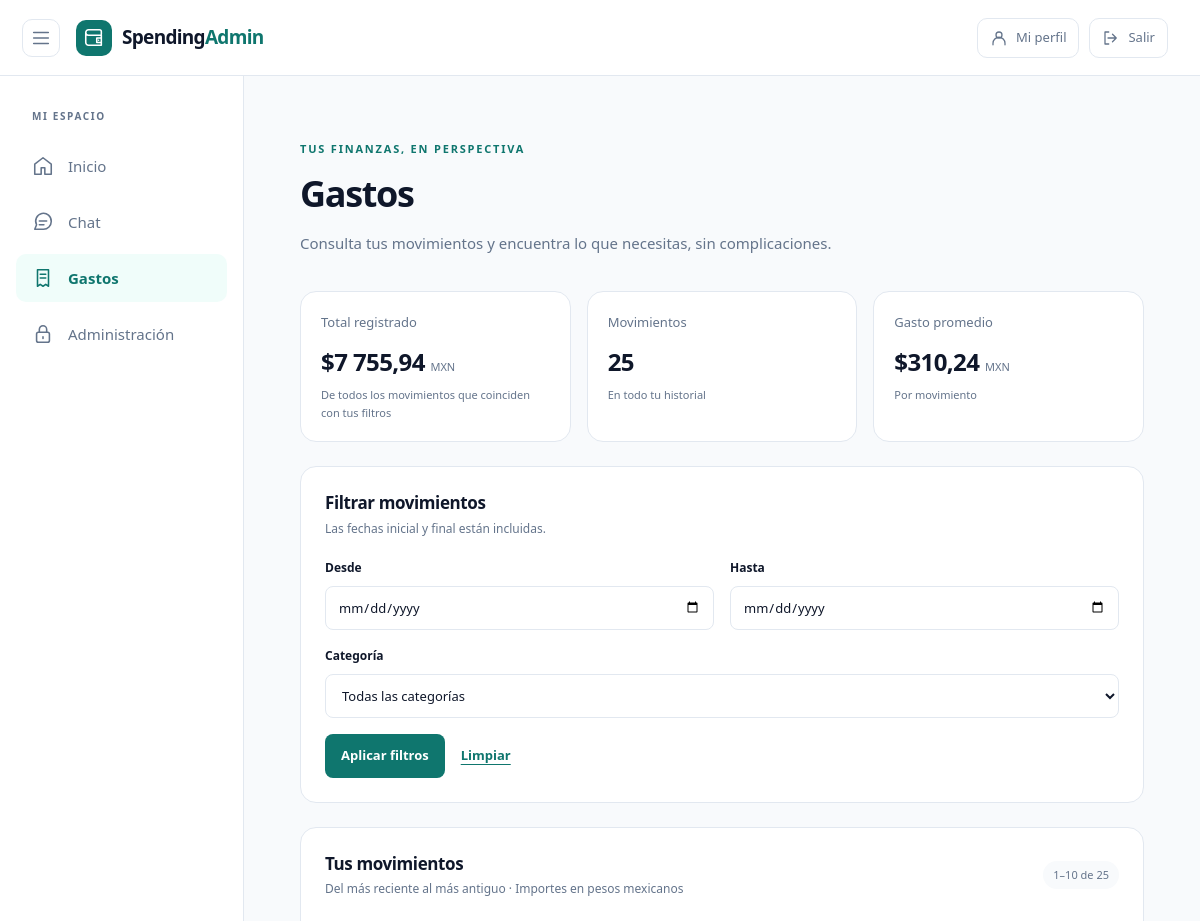
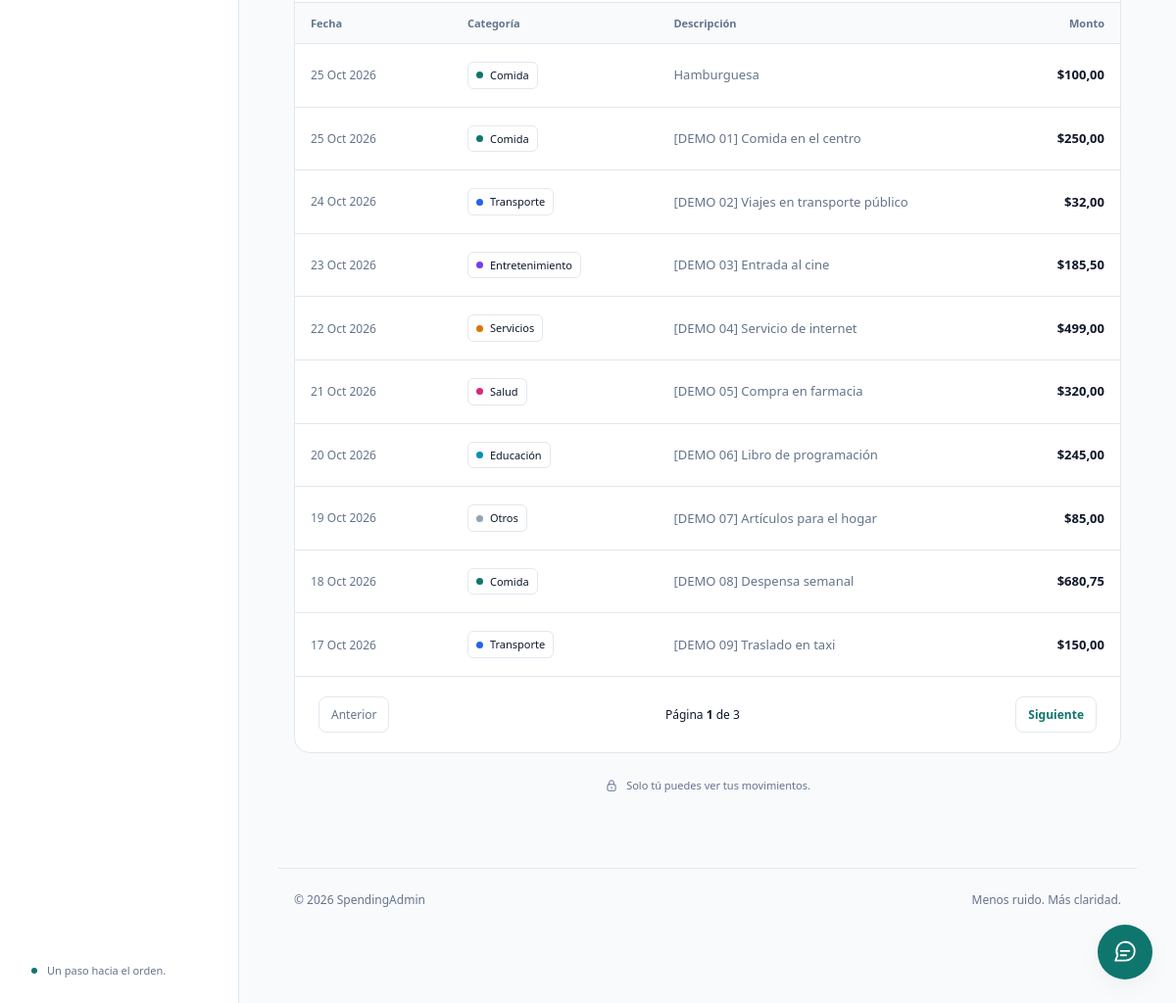
Screenshot of /gastos/ (signed in) with the database file from the repository (2 pictures, top to bottom).
### spending/models.py (models this page shows, shortened)
class Gasto(models.Model):
    get_categoria_display: Callable[[], str]
    usuario = models.ForeignKey(
        settings.AUTH_USER_MODEL, on_delete=models.CASCADE, related_name="gastos"
    )
    monto = models.DecimalField(
        max_digits=10,
        decimal_places=2,
        validators=[MinValueValidator(Decimal("0.01"))],
    )
    categoria = models.CharField(max_length=20, choices=CATEGORIA_CHOICES)
    descripcion = models.CharField("descripción", max_length=200, blank=True)
    fecha = models.DateField(default=timezone.localdate)
    creado_en = models.DateTimeField(auto_now_add=True)
    class Meta:
        ordering = ["-fecha", "-creado_en", "-pk"]
        indexes = [
            models.Index(fields=["usuario", "-fecha"], name="gasto_usuario_fecha_idx"),
        ]
        constraints = [
            models.CheckConstraint(
                condition=models.Q(monto__gt=0), name="gasto_monto_positivo"
            ),
        ]
    @property
    def categoria_color(self):
        return CATEGORIAS[self.categoria]["color"]

### spending/views.py (the view)
# urls.py: path("gastos/", GastoListView.as_view(), name="gastos"),
class GastoListView(LoginRequiredMixin, ListView):
    object_list: QuerySet[Gasto]
    template_name = "spending/gasto_list.html"
    context_object_name = "gastos"
    paginate_by = 10
    extra_context = {"title": "Gastos"}
    def get_queryset(self):
        self.filtros = GastoFiltroForm(self.request.GET)
        gastos = listar_gastos(self.request.user.pk)
        if not self.filtros.is_valid():
            return gastos.none()
        return listar_gastos(self.request.user.pk, **self.filtros.cleaned_data)
    def get_paginate_by(self, queryset):
        if not self.filtros.is_valid():
            return None
        return super().get_paginate_by(queryset)
    def get_context_data(self, **kwargs):
        context = super().get_context_data(**kwargs)
        context["filtros"] = self.filtros
        context["filtros_validos"] = self.filtros.is_valid()
        if self.filtros.is_valid():
            context["resumen"] = resumir_gastos(self.object_list)
            context["filtros_activos"] = any(self.filtros.cleaned_data.values())
        return context
    def get(self, request, *args, **kwargs):
        response = super().get(request, *args, **kwargs)
        if not self.filtros.is_valid():
            response.status_code = 400
        return response

### spending/templates/spending/gasto_list.html (shortened to what this page needs)
{% extends "core/base.html" %}
{% load static %}
{% block extra_head %}
<link rel="stylesheet" href="{% static 'spending/css/spending.css' %}">
{% endblock %}
{% block content %}
<section class="page-heading">
    <p class="eyebrow">TUS FINANZAS, EN PERSPECTIVA</p>
    <h1>Gastos</h1>
    <p>Consulta tus movimientos y encuentra lo que necesitas, sin complicaciones.</p>
</section>
<section class="expense-summary" aria-label="Resumen de los movimientos filtrados">
    <article class="expense-stat">
        <p>Total registrado</p>
        <h2>{% if filtros_validos %}${{ resumen.total|floatformat:"2g" }} <span>MXN</span>{% else %}—{% endif %}</h2>
        <small>De todos los movimientos que coinciden con tus filtros</small>
    </article>
    <article class="expense-stat">
        <p>Movimientos</p>
        <h2>{% if filtros_validos %}{{ resumen.cantidad }}{% else %}—{% endif %}</h2>
        <small>{% if filtros_activos %}En la selección actual{% else %}En todo tu historial{% endif %}</small>
    </article>
    <article class="expense-stat">
        <p>Gasto promedio</p>
        <h2>{% if filtros_validos %}${{ resumen.promedio|floatformat:"2g" }} <span>MXN</span>{% else %}—{% endif %}</h2>
        <small>Por movimiento</small>
    </article>
</section>
<section class="expense-panel" aria-labelledby="filter-title">
    <div class="expense-panel-heading">
        <h2 id="filter-title">Filtrar movimientos</h2>
        <p>Las fechas inicial y final están incluidas.</p>
    </div>
    <form class="expense-filters" method="get" action="{% url 'gastos' %}">
        {% for field in filtros %}
        <div class="expense-filter-field">
            <label for="{{ field.id_for_label }}">{{ field.label }}</label>
            {{ field }}
        </div>
        {% endfor %}
        <div class="expense-filter-actions">
            <button class="expense-button" type="submit">Aplicar filtros</button>
            <a class="expense-reset" href="{% url 'gastos' %}">Limpiar</a>
        </div>
    </form>
</section>
<section class="expense-panel" aria-labelledby="history-title">
    <div class="expense-panel-heading expense-history-heading">
        <div>
            <h2 id="history-title">Tus movimientos</h2>
            <p>Del más reciente al más antiguo · Importes en pesos mexicanos</p>
        </div>
        {% if filtros_validos and resumen.cantidad %}
        <span class="expense-count">{{ page_obj.start_index }}–{{ page_obj.end_index }} de {{ resumen.cantidad }}</span>
        {% endif %}
    </div>
    {% if not filtros_validos %}
    <div class="expense-empty" role="alert">
        <span class="feature-icon"><svg class="icon" aria-hidden="true"><use href="#icon-expenses"/></svg></span>
        <h3>Revisa los filtros</h3>
        <p>Corrige los campos indicados para consultar tus movimientos.</p>
    </div>
    {% elif gastos %}
    <table class="expense-table">
        <thead>
            <tr>
                <th scope="col">Fecha</th>
                <th scope="col">Categoría</th>
                <th scope="col">Descripción</th>
                <th scope="col" class="expense-amount">Monto</th>
            </tr>
        </thead>
        <tbody>
            {% for gasto in gastos %}
            <tr>
                <td class="expense-date"><time datetime="{{ gasto.fecha|date:'Y-m-d' }}">{{ gasto.fecha|date:"d M Y" }}</time></td>
                <td class="expense-category">
                    <span class="category-badge">
                        <span class="category-dot" style="--category-color: {{ gasto.categoria_color }};" aria-hidden="true"></span>
                        {{ gasto.get_categoria_display }}
                    </span>
                </td>
                <td class="expense-description">{{ gasto.descripcion|default:"Sin descripción" }}</td>
                <td class="expense-amount">${{ gasto.monto|floatformat:"2g" }}</td>
            </tr>
            {% endfor %}
        </tbody>
    </table>
    {% if is_paginated %}
    <nav class="expense-pagination" aria-label="Paginación de gastos">
        {% if page_obj.has_previous %}
        <a href="{% querystring page=page_obj.previous_page_number %}" rel="prev">Anterior</a>
        {% else %}
        <span aria-disabled="true">Anterior</span>
        {% endif %}
        <p>Página <strong>{{ page_obj.number }}</strong> de {{ paginator.num_pages }}</p>
        {% if page_obj.has_next %}
        <a href="{% querystring page=page_obj.next_page_number %}" rel="next">Siguiente</a>
        {% else %}
        <span aria-disabled="true">Siguiente</span>
        {% endif %}
    </nav>
    {% endif %}
    {% endif %}
</section>
<p class="expense-privacy"><svg class="icon" aria-hidden="true"><use href="#icon-lock"/></svg> Solo tú puedes ver tus movimientos.</p>
{% endblock %}

### core/templates/core/base.html (shortened to what this page needs)
{% load static %}
<!doctype html>
<html lang="es">
<head>
    <link rel="stylesheet" href="{% static 'css/variables.css' %}">
    <link rel="stylesheet" href="{% static 'core/css/layout.css' %}">
    {% if user.is_authenticated %}
    <link rel="stylesheet" href="{% static 'chat/css/chat.css' %}">
    <link rel="stylesheet" href="{% static 'chat/css/widget.css' %}">
    {% endif %}
    {% block extra_head %}{% endblock %}
</head>
<body>
    <div class="app-layout{% if not user.is_authenticated %} app-layout-public{% endif %}">
        <header class="app-header">
            <div class="header-brand">
                {% if user.is_authenticated %}
                <button class="icon-button menu-toggle" type="button" aria-label="Cerrar menú de navegación" aria-controls="sidebar" aria-expanded="true" hidden>
                    <svg class="icon" aria-hidden="true"><use href="#icon-menu"/></svg>
                </button>
                {% endif %}
                <a class="brand" href="{% url 'home' %}" aria-label="SpendingAdmin">
                    <span class="brand-mark"><svg class="icon" aria-hidden="true"><use href="#icon-wallet"/></svg></span>
                    <span class="brand-name">Spending<span class="brand-accent">Admin</span></span>
                </a>
            </div>
            {% if user.is_authenticated %}
            <nav class="account-nav" aria-label="Mi cuenta">
                <a class="account-action" href="{% url 'profile' %}" aria-label="Mi perfil">
                    <svg class="icon" aria-hidden="true"><use href="#icon-user"/></svg>
                    <span class="account-action-label">Mi perfil</span>
                </a>
                <form action="{% url 'logout' %}" method="post">
                    <button class="account-action" type="submit" aria-label="Cerrar sesión">
                        <svg class="icon" aria-hidden="true"><use href="#icon-logout"/></svg>
                        <span class="account-action-label">Salir</span>
                    </button>
                </form>
            </nav>
            {% else %}
            <span class="header-caption">Tu espacio de finanzas personales</span>
            {% endif %}
        </header>
        {% if user.is_authenticated %}
        <aside class="app-sidebar" id="sidebar" aria-label="Menú principal">
            <p class="nav-heading">Mi espacio</p>
            {% with current=request.resolver_match.url_name %}
            <nav class="sidebar-nav" aria-label="Navegación principal">
                <a class="nav-link" href="{% url 'home' %}" title="Inicio"{% if current == 'home' %} aria-current="page"{% endif %}>
                    <svg class="icon" aria-hidden="true"><use href="#icon-home"/></svg><span class="nav-label">Inicio</span>
                </a>
                <a class="nav-link" href="{% url 'chat' %}" title="Chat"{% if current == 'chat' %} aria-current="page"{% endif %}>
                    <svg class="icon" aria-hidden="true"><use href="#icon-chat"/></svg><span class="nav-label">Chat</span>
                </a>
                <a class="nav-link" href="{% url 'gastos' %}" title="Gastos"{% if current == 'gastos' %} aria-current="page"{% endif %}>
                    <svg class="icon" aria-hidden="true"><use href="#icon-expenses"/></svg><span class="nav-label">Gastos</span>
                </a>
                {% if user.is_active and user.is_staff %}
                <a class="nav-link" href="{% url 'admin:index' %}" title="Administración">
                    <svg class="icon" aria-hidden="true"><use href="#icon-lock"/></svg><span class="nav-label">Administración</span>
                </a>
                {% endif %}
            </nav>
            {% endwith %}
            <div class="sidebar-note"><span class="note-dot"></span><span class="nav-label">Un paso hacia el orden.</span></div>
        </aside>
        {% endif %}
        <main class="app-main" id="contenido" tabindex="-1">
            {% block content %}{% endblock %}
        </main>
        <footer class="app-footer">
            <span>© {% now "Y" %} SpendingAdmin</span>
            <span>Menos ruido. Más claridad.</span>
        </footer>
    </div>
    {% if user.is_authenticated %}{% include "chat/widget.html" %}{% endif %}
</body>
</html>

### chat/templates/chat/widget.html (shortened to what this page needs)
<aside class="chat-widget" id="chat-widget" aria-label="Acceso rápido al asistente"
    data-panel-url="{% url 'chat_panel' %}" data-login-url="{% url 'login' %}?next={% url 'chat' %}">
    <button type="button" class="chat-widget-toggle" id="chat-widget-toggle"
        aria-label="Abrir chat de gastos" aria-controls="chat-widget-window" aria-expanded="false" hidden>
        <svg class="icon" aria-hidden="true"><use href="#icon-chat"/></svg>
    </button>
</aside>

### rows the page displays
Gasto: fecha "25 Oct 2026", categoria "Comida", descripcion "Hamburguesa", monto "100,00"
Gasto: fecha "25 Oct 2026", categoria "Comida", descripcion "[DEMO 01] Comida en el centro", monto "250,00"
Gasto: fecha "24 Oct 2026", categoria "Transporte", descripcion "[DEMO 02] Viajes en transporte público", monto "32,00"
Gasto: fecha "23 Oct 2026", categoria "Entretenimiento", descripcion "[DEMO 03] Entrada al cine", monto "185,50"
Gasto: fecha "22 Oct 2026", categoria "Servicios", descripcion "[DEMO 04] Servicio de internet", monto "499,00"
Gasto: fecha "21 Oct 2026", categoria "Salud", descripcion "[DEMO 05] Compra en farmacia", monto "320,00"
Gasto: fecha "20 Oct 2026", categoria "Educación", descripcion "[DEMO 06] Libro de programación", monto "245,00"
Gasto: fecha "19 Oct 2026", categoria "Otros", descripcion "[DEMO 07] Artículos para el hogar", monto "85,00"
Gasto: fecha "18 Oct 2026", categoria "Comida", descripcion "[DEMO 08] Despensa semanal", monto "680,75"
Gasto: fecha "17 Oct 2026", categoria "Transporte", descripcion "[DEMO 09] Traslado en taxi", monto "150,00"

### other values shown
{{ resumen.total|floatformat:"2g" }} "7 755,94"
{{ resumen.cantidad }} "25"
{{ resumen.promedio|floatformat:"2g" }} "310,24"
{{ field.label }} "Desde" "Hasta" "Categoría"
{{ page_obj.start_index }} "1"
{{ page_obj.end_index }} "10"
{{ page_obj.number }} "1"
{{ paginator.num_pages }} "3"
